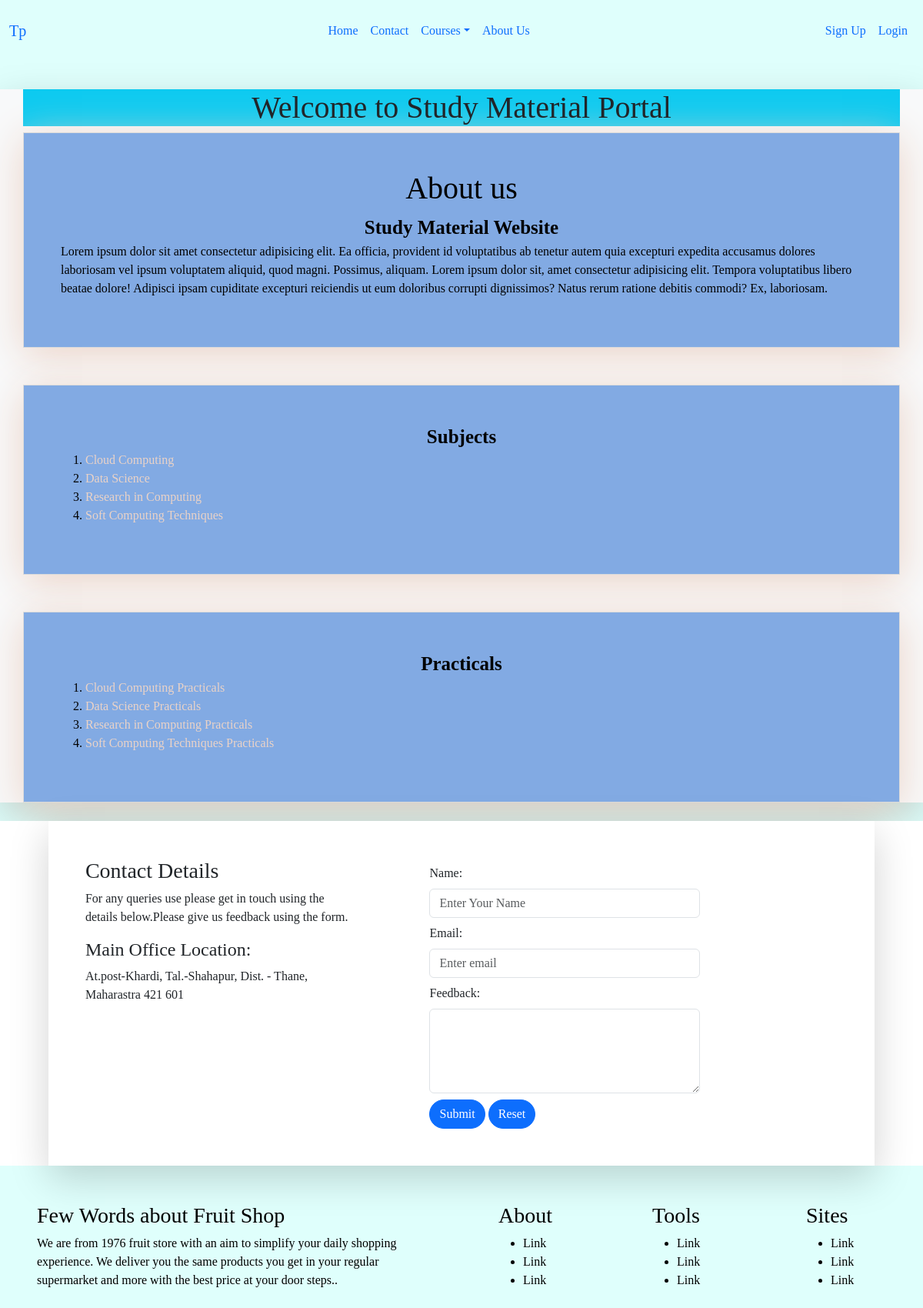
Page /subject1/sem-1 on the earlier database version.
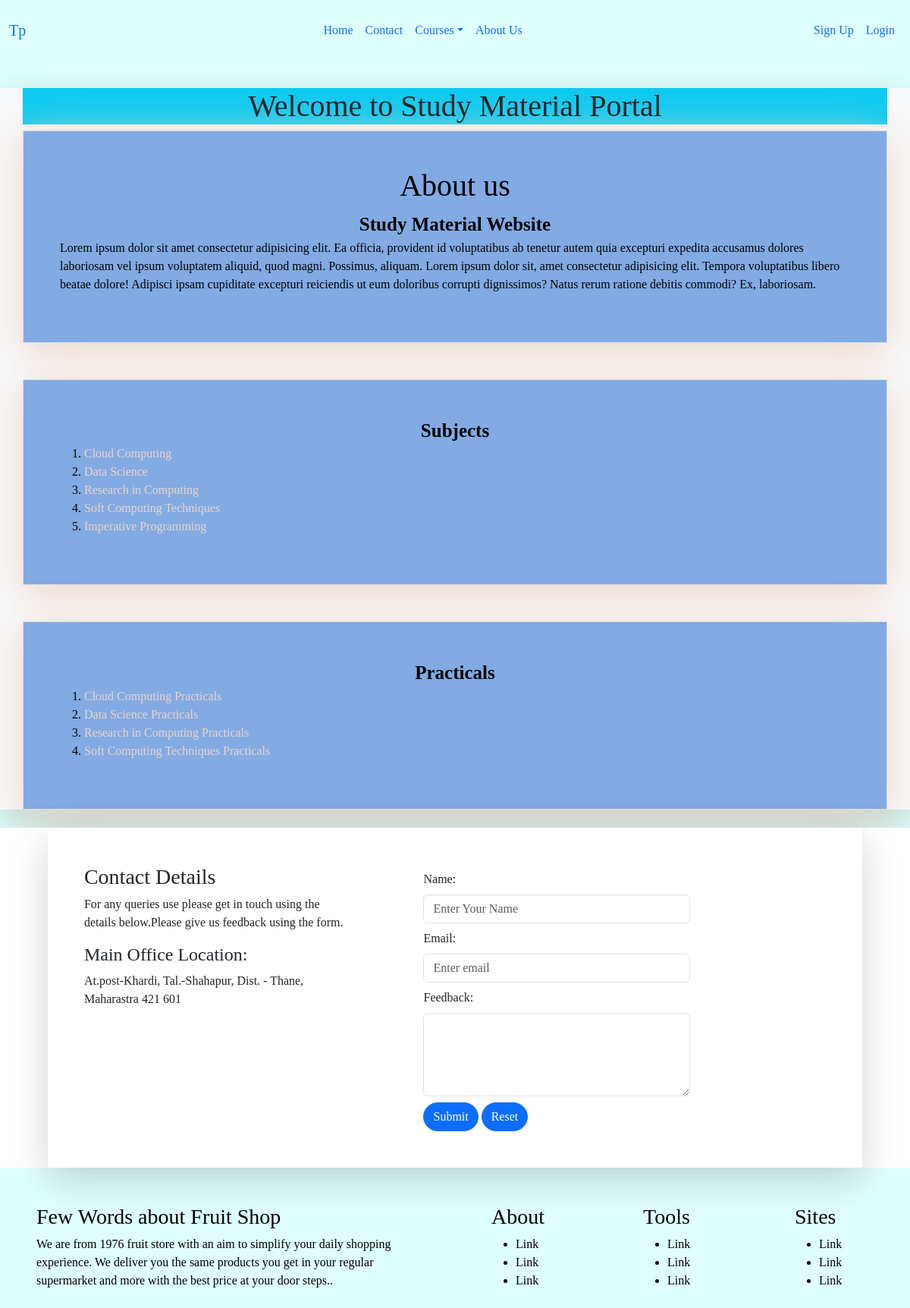
Same page on the later database version.
### my_model/models.py (models this page shows)
class MyModel(models.Model):
    classes = models.CharField(max_length=50)
    class_name = models.CharField(max_length=50)
    semester = models.CharField(max_length=50, null = True)
    subjects = models.CharField(max_length=50)
    subject_link = models.CharField(max_length=100, null=True)

### website/views.py (the view)
# urls.py: path('subject1/<sem>', views.subject1, name = "subject1"),
def subject1(request, sem):
    formData = MyModel.objects.filter(semester=sem).values()
    data = {
        'formData': formData
    }
    return render(request, "subject1.html", data)

### template/subject1.html
{% extends "base.html" %}
    {% block content %}
        <main class = "mt-5 bg-light shadow-lg">
            <section class = "container bg-info text-center">
                <h1>Welcome to Study Material Portal</h1>
            </section>
            <section class="container text-light h-50 p-0"
                style="background-color: #82AAE3;box-shadow: 0 9px 50px hsla(20, 47%, 85%, 1);border: 1px ridge rgb(219, 219, 219) ;">
                <div class="text-black p-5">
                    <h1 class="d-flex justify-content-center">About us </h1>
                    <div class="d-flex justify-content-center" style="font-size: 25px; font-weight: 700;">Study Material
                        Website</div>
                    <p class="d-flex">Lorem ipsum dolor sit amet consectetur adipisicing elit. Ea officia, provident id
                        voluptatibus ab tenetur autem quia excepturi expedita accusamus dolores laboriosam vel ipsum
                        voluptatem aliquid, quod magni. Possimus, aliquam.
                        Lorem ipsum dolor sit, amet consectetur adipisicing elit. Tempora voluptatibus libero beatae dolore!
                        Adipisci ipsam cupiditate excepturi reiciendis ut eum doloribus corrupti dignissimos? Natus rerum
                        ratione debitis commodi? Ex, laboriosam.
                    </p>
                </div>
            </section>
            <section class="container text-light h-50 p-0 mt-5"
                style="background-color: #82AAE3;box-shadow: 0 9px 50px hsla(20, 47%, 85%, 1);border: 1px ridge rgb(219, 219, 219) ;">
                <div class="text-black p-5">
                    <div class="d-flex justify-content-center" style="font-size: 25px; font-weight: 700;">Subjects</div>
                    <div class = "d-flex">
                        <ol>
                            {% for i in formData %}
                                <li>
                                    <a href = "{{i.subject_link}}" style = "text-decoration: none; color:hsla(20, 47%, 85%, 1)">
                                        {{i.subjects}}
                                    </a>
                                </li>
                            {% endfor %}
                        </ol>
                    </div>
                </div>
            </section>
            <section class="container text-light h-50 p-0 mt-5"
                style="background-color: #82AAE3;box-shadow: 0 9px 50px hsla(20, 47%, 85%, 1);border: 1px ridge rgb(219, 219, 219) ;">
                <div class="text-black p-5">
                    <div class="d-flex justify-content-center" style="font-size: 25px; font-weight: 700;">Practicals</div>
                    <div class = "d-flex">
                        <ol>
                            <li><a href="" style = "text-decoration: none;  color:hsla(20, 47%, 85%, 1)">Cloud Computing Practicals</a></li>
                            <li><a href="" style = "text-decoration: none;  color:hsla(20, 47%, 85%, 1)">Data Science Practicals</a></li>
                            <li><a href="" style = "text-decoration: none;  color:hsla(20, 47%, 85%, 1)">Research in Computing Practicals</a></li>
                            <li><a href="" style = "text-decoration: none;  color:hsla(20, 47%, 85%, 1)">Soft Computing Techniques Practicals</a></li>
                        </ol>
                    </div>
                </div>
            </section>
        </main>
    {% endblock %}

Differences in the rows shown:
added MyModel: subjects "Imperative Programming"
